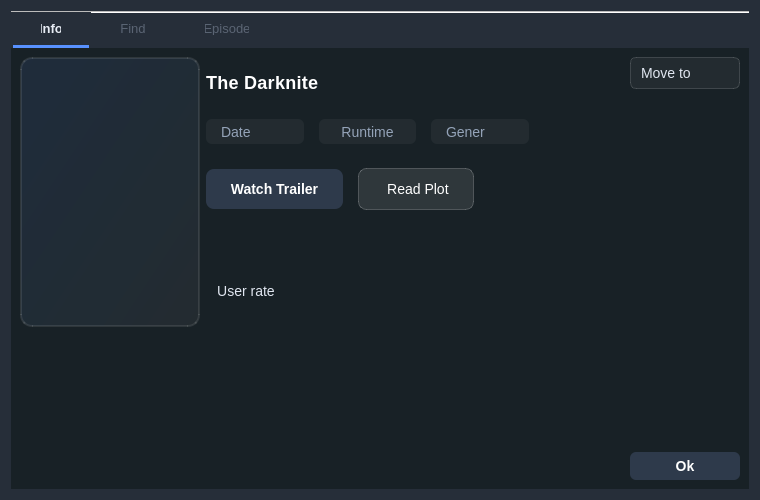
<?xml version="1.0" encoding="UTF-8"?>
<ui version="4.0">
 <class>show</class>
 <widget class="QWidget" name="show">
  <property name="geometry">
   <rect>
    <x>0</x>
    <y>0</y>
    <width>760</width>
    <height>500</height>
   </rect>
  </property>
  <property name="sizePolicy">
   <sizepolicy hsizetype="Maximum" vsizetype="Minimum">
    <horstretch>0</horstretch>
    <verstretch>0</verstretch>
   </sizepolicy>
  </property>
  <property name="minimumSize">
   <size>
    <width>674</width>
    <height>500</height>
   </size>
  </property>
  <property name="maximumSize">
   <size>
    <width>1000</width>
    <height>16777215</height>
   </size>
  </property>
  <property name="windowTitle">
   <string>Form</string>
  </property>
  <property name="styleSheet">
   <string notr="true">/* ===== SCROLL AREAS &amp; CONTAINERS ===== */
QScrollArea, QStackedWidget,
QWidget#scroll_content, 
QWidget#info_scrollarea,
QWidget#scroll_content_2, 
QWidget#info_scrollarea_2,
QListWidget#ep_list_widget {
    background-color: #182126;
    border: none;
}

QWidget#show {
    background-color: #262e39;
}

/* ===== BASE TEXT STYLES ===== */
QLabel, QLineEdit, QPushButton, QComboBox {
    color: #e0e6f0;
    font-size: 14px;
    background-color: transparent;
}

/* ===== INPUT FIELDS ===== */
QLineEdit {
    background-color: rgba(255, 255, 255, 0.05);
    padding: 6px;
    border: none;
    border-bottom: 1px solid rgba(255, 255, 255, 0.2);
    border-radius: 4px;
}

QLineEdit:hover {
    background-color: rgba(255, 255, 255, 0.1);
}

QLineEdit:focus {
    border-bottom: 2px solid #5891ff;
    background-color: rgba(255, 255, 255, 0.12);
    outline: none;
}

/* ===== BUTTONS ===== */
QPushButton {
    background-color: #2e3a4b;
    border: 1px solid rgba(255, 255, 255, 0.15);
    border-radius: 6px;
    padding: 6px 14px;
}

QPushButton:hover {
    background-color: #3c4d63;
    border: 1px solid #5891ff;
}

QPushButton:pressed {
    background-color: #1e2a3a;
    border: 1px solid #4f7de0;
}

QPushButton:disabled {
    color: rgba(255, 255, 255, 0.4);
    background-color: rgba(255, 255, 255, 0.05);
    border: 1px solid rgba(255, 255, 255, 0.1);
}

/* ===== COMBO BOXES ===== */
QComboBox {
    background-color: rgba(255, 255, 255, 0.05);
    border: 1px solid rgba(255, 255, 255, 0.15);
    border-radius: 6px;
    padding: 6px 10px;
}

QComboBox:hover {
    background-color: rgba(255, 255, 255, 0.1);
    border: 1px solid #5891ff;
}

QComboBox:focus {
    border: 1px solid #5891ff;
    background-color: rgba(255, 255, 255, 0.12);
    outline: none;
}

QComboBox::drop-down {
    border: none;
    width: 25px;
    background-color: transparent;
}

QComboBox::down-arrow {
    image: url(:/icons/Icons/sort_by.png);
    width: 20px;
    height: 20px;
}

QComboBox QAbstractItemView {
    background-color: #2e3a4b;
    color: #e0e6f0;
    border: 1px solid #5891ff;
    selection-background-color: #3c4d63;
    selection-color: #ffffff;
}

/* ===== TABS ===== */
QTabWidget::pane {
    border: none;
    background: transparent;
}

QTabBar {
    qproperty-drawBase: 0;
    alignment: center;
}

QTabBar::tab {
    background: transparent;
    color: #5a6473;
    padding: 10px 28px;
    margin: 0px 2px;
    font-size: 13px;
    font-family: &quot;Segoe UI&quot;;
    border-bottom: 3px solid transparent;
    border-radius: 0px;
}

QTabBar::tab:selected {
    color: #e8edf5;
    border-bottom: 3px solid #5891ff;
    font-weight: bold;
}

QTabBar::tab:hover:!selected {
    color: #b0bac8;
    background: rgba(255, 255, 255, 0.04);
}

/* ===== TITLE LABEL ===== */
QLabel#title_lable {
    font-size: 18px;
    font-weight: 700;
    color: #ffffff;
    letter-spacing: 0.3px;
}

/* ===== OK BUTTON ===== */
QPushButton#ok_button {
    background: qlineargradient(x1:0, y1:0, x2:1, y2:0,
        stop:0 #5891ff, stop:1 #7b3ff2);
    border: none;
    border-radius: 6px;
    padding: 6px 20px;
    color: white;
    font-weight: bold;
}

QPushButton#ok_button:hover {
    background: qlineargradient(x1:0, y1:0, x2:1, y2:0,
        stop:0 #4a7de0, stop:1 #6a35d9);
    border: none;
}

QPushButton#ok_button:pressed {
    background: qlineargradient(x1:0, y1:0, x2:1, y2:0,
        stop:0 #3a6dc0, stop:1 #5925b9);
    border: none;
}

/* ===== FIND BUTTONS ===== */
QPushButton#find_button_1,
QPushButton#find_button_2,
QPushButton#find_button_3,
QPushButton#find_button_4 {
    background-color: rgba(88, 145, 255, 0.07);
    border: 1px solid rgba(88, 145, 255, 0.22);
    border-radius: 8px;
    padding: 10px 16px;
    text-align: left;
    font-size: 13px;
    color: #c8d4e8;
}

QPushButton#find_button_1:hover,
QPushButton#find_button_2:hover,
QPushButton#find_button_3:hover,
QPushButton#find_button_4:hover {
    background-color: rgba(88, 145, 255, 0.17);
    border: 1px solid #5891ff;
    color: #ffffff;
}

QPushButton#find_button_1:pressed,
QPushButton#find_button_2:pressed,
QPushButton#find_button_3:pressed,
QPushButton#find_button_4:pressed {
    background-color: rgba(88, 145, 255, 0.28);
    border: 1px solid #4a7de0;
}

/* ===== EPISODE LIST ===== */
QListWidget#ep_list_widget {
    outline: none;
}

QListWidget#ep_list_widget::item {
    padding: 10px 14px;
    border-radius: 6px;
    color: #c8d4e8;
    border-bottom: 1px solid rgba(255, 255, 255, 0.04);
    min-height: 32px;
}

QListWidget#ep_list_widget::item:hover {
    background-color: rgba(88, 145, 255, 0.1);
    color: #e8edf5;
}

QListWidget#ep_list_widget::item:selected {
    background-color: rgba(88, 145, 255, 0.2);
    border-left: 3px solid #5891ff;
    color: #ffffff;
    padding-left: 11px;
}

/* ===== LABELS ===== */
QLabel#show_image_lable {
    border: none;
    border-radius: 6px;
    padding: 4px;
}

QDialog {
    background-color:#182126;
    color: white;
}

QDialog QLabel {
    color: white;
}


QScrollArea {
    border: none;
    background-color: transparent;
}

QScrollBar:vertical {
    border: none;
    background: transparent;
    width: 8px;
    margin: 0px;
}

QScrollBar::handle:vertical {
    background: rgba(255, 255, 255, 0.2);
    min-height: 30px;
    border-radius: 4px;
}

QScrollBar::handle:vertical:hover {
    background: rgba(255, 255, 255, 0.3);
}

QScrollBar::handle:vertical:pressed {
    background: rgba(255, 255, 255, 0.4);
}

QScrollBar::add-line:vertical,
QScrollBar::sub-line:vertical,
QScrollBar::add-page:vertical,
QScrollBar::sub-page:vertical {
    background: none;
    height: 0px;
}

/* Horizontal */
QScrollBar:horizontal {
    border: none;
    background: transparent;
    height: 8px;
    margin: 0px;
}

QScrollBar::handle:horizontal {
    background: rgba(255, 255, 255, 0.2);
    min-width: 30px;
    border-radius: 4px;
}

QScrollBar::handle:horizontal:hover {
    background: rgba(255, 255, 255, 0.3);
}

QScrollBar::handle:horizontal:pressed {
    background: rgba(255, 255, 255, 0.4);
}

QScrollBar::add-line:horizontal,
QScrollBar::sub-line:horizontal,
QScrollBar::add-page:horizontal,
QScrollBar::sub-page:horizontal {
    background: none;
    width: 0px;
}</string>
  </property>
  <layout class="QGridLayout" name="gridLayout">
   <item row="0" column="0">
    <widget class="QTabWidget" name="tabWidget">
     <property name="currentIndex">
      <number>0</number>
     </property>
     <property name="documentMode">
      <bool>true</bool>
     </property>
     <widget class="QWidget" name="tab">
      <attribute name="title">
       <string>Info</string>
      </attribute>
      <layout class="QGridLayout" name="gridLayout_3">
       <property name="leftMargin">
        <number>9</number>
       </property>
       <property name="topMargin">
        <number>9</number>
       </property>
       <property name="rightMargin">
        <number>9</number>
       </property>
       <property name="bottomMargin">
        <number>9</number>
       </property>
       <property name="horizontalSpacing">
        <number>6</number>
       </property>
       <item row="0" column="1">
        <widget class="QComboBox" name="status_combobox">
         <property name="sizePolicy">
          <sizepolicy hsizetype="Fixed" vsizetype="Fixed">
           <horstretch>0</horstretch>
           <verstretch>0</verstretch>
          </sizepolicy>
         </property>
         <property name="minimumSize">
          <size>
           <width>110</width>
           <height>0</height>
          </size>
         </property>
         <property name="maximumSize">
          <size>
           <width>100</width>
           <height>16777215</height>
          </size>
         </property>
         <property name="styleSheet">
          <string notr="true"/>
         </property>
         <property name="iconSize">
          <size>
           <width>16</width>
           <height>16</height>
          </size>
         </property>
         <property name="placeholderText">
          <string>Move to</string>
         </property>
         <property name="frame">
          <bool>false</bool>
         </property>
        </widget>
       </item>
       <item row="3" column="1">
        <widget class="QPushButton" name="ok_button">
         <property name="text">
          <string>Ok</string>
         </property>
        </widget>
       </item>
       <item row="0" column="0" rowspan="2">
        <layout class="QHBoxLayout" name="horizontalLayout_6">
         <item>
          <widget class="QLabel" name="cover_lable">
           <property name="minimumSize">
            <size>
             <width>180</width>
             <height>270</height>
            </size>
           </property>
           <property name="maximumSize">
            <size>
             <width>180</width>
             <height>270</height>
            </size>
           </property>
           <property name="styleSheet">
            <string notr="true">background: qlineargradient(x1:0, y1:0, x2:1, y2:1, stop:0 rgba(88, 145, 255, 0.1), stop:1 rgba(255, 255, 255, 0.05));
border: 2px solid rgba(255, 255, 255, 0.1);
border-radius: 12px;
font-size: 11px;
color: #666;</string>
           </property>
           <property name="text">
            <string/>
           </property>
          </widget>
         </item>
         <item>
          <layout class="QVBoxLayout" name="verticalLayout">
           <property name="spacing">
            <number>15</number>
           </property>
           <property name="topMargin">
            <number>4</number>
           </property>
           <item>
            <widget class="QLabel" name="title_lable">
             <property name="sizePolicy">
              <sizepolicy hsizetype="Preferred" vsizetype="Expanding">
               <horstretch>0</horstretch>
               <verstretch>0</verstretch>
              </sizepolicy>
             </property>
             <property name="maximumSize">
              <size>
               <width>296</width>
               <height>25</height>
              </size>
             </property>
             <property name="font">
              <font>
               <pointsize>-1</pointsize>
               <bold>true</bold>
              </font>
             </property>
             <property name="styleSheet">
              <string notr="true"/>
             </property>
             <property name="text">
              <string>The Darknite</string>
             </property>
             <property name="alignment">
              <set>Qt::AlignmentFlag::AlignLeading|Qt::AlignmentFlag::AlignLeft|Qt::AlignmentFlag::AlignVCenter</set>
             </property>
            </widget>
           </item>
           <item>
            <layout class="QHBoxLayout" name="horizontalLayout_3">
             <item>
              <widget class="QLabel" name="released_lable">
               <property name="sizePolicy">
                <sizepolicy hsizetype="Preferred" vsizetype="Minimum">
                 <horstretch>0</horstretch>
                 <verstretch>0</verstretch>
                </sizepolicy>
               </property>
               <property name="maximumSize">
                <size>
                 <width>1111111</width>
                 <height>25</height>
                </size>
               </property>
               <property name="styleSheet">
                <string notr="true">color: #94a3b8;
font-size: 14px;
background: rgba(255, 255, 255, 0.05);
padding: 6px 12px;
border-radius: 6px;</string>
               </property>
               <property name="text">
                <string>Date</string>
               </property>
               <property name="alignment">
                <set>Qt::AlignmentFlag::AlignLeading|Qt::AlignmentFlag::AlignLeft|Qt::AlignmentFlag::AlignVCenter</set>
               </property>
              </widget>
             </item>
             <item>
              <widget class="QLabel" name="runtime__lable">
               <property name="sizePolicy">
                <sizepolicy hsizetype="Preferred" vsizetype="Expanding">
                 <horstretch>0</horstretch>
                 <verstretch>0</verstretch>
                </sizepolicy>
               </property>
               <property name="maximumSize">
                <size>
                 <width>16777215</width>
                 <height>25</height>
                </size>
               </property>
               <property name="styleSheet">
                <string notr="true">color: #94a3b8;
font-size: 14px;
background: rgba(255, 255, 255, 0.05);
padding: 6px 12px;
border-radius: 6px;</string>
               </property>
               <property name="text">
                <string>Runtime</string>
               </property>
               <property name="alignment">
                <set>Qt::AlignmentFlag::AlignCenter</set>
               </property>
              </widget>
             </item>
             <item>
              <widget class="QLabel" name="gener_lable">
               <property name="sizePolicy">
                <sizepolicy hsizetype="Preferred" vsizetype="Expanding">
                 <horstretch>0</horstretch>
                 <verstretch>0</verstretch>
                </sizepolicy>
               </property>
               <property name="maximumSize">
                <size>
                 <width>16777215</width>
                 <height>25</height>
                </size>
               </property>
               <property name="styleSheet">
                <string notr="true">color: #94a3b8;
font-size: 14px;
background: rgba(255, 255, 255, 0.05);
padding: 6px 12px;
border-radius: 6px;</string>
               </property>
               <property name="text">
                <string>Gener</string>
               </property>
               <property name="alignment">
                <set>Qt::AlignmentFlag::AlignLeading|Qt::AlignmentFlag::AlignLeft|Qt::AlignmentFlag::AlignVCenter</set>
               </property>
              </widget>
             </item>
            </layout>
           </item>
           <item>
            <layout class="QHBoxLayout" name="horizontalLayout_4">
             <item>
              <widget class="QPushButton" name="trailer_Button">
               <property name="styleSheet">
                <string notr="true">QPushButton {
                background: qlineargradient(x1:0, y1:0, x2:1, y2:0,
                    stop:0 #5891ff, stop:1 #7b3ff2);
                border: none;
                border-radius: 8px;
                padding: 12px 24px;
                color: white;
                font-size: 14px;
                font-weight: bold;
            }
            QPushButton:hover {
                background: qlineargradient(x1:0, y1:0, x2:1, y2:0,
                    stop:0 #4a7de0, stop:1 #6a35d9);
            }</string>
               </property>
               <property name="text">
                <string>Watch Trailer</string>
               </property>
               <property name="icon">
                <iconset resource="../resources.qrc">
                 <normaloff>:/icons/Icons/file.png</normaloff>:/icons/Icons/file.png</iconset>
               </property>
              </widget>
             </item>
             <item>
              <widget class="QPushButton" name="description_Button">
               <property name="styleSheet">
                <string notr="true">QPushButton {
                background: rgba(255, 255, 255, 0.1);
                border: 1px solid rgba(255, 255, 255, 0.2);
                border-radius: 8px;
                padding: 12px 24px;
                color: white;
                font-size: 14px;
            }
            QPushButton:hover {
                background: rgba(255, 255, 255, 0.15);
            }</string>
               </property>
               <property name="text">
                <string> Read Plot</string>
               </property>
               <property name="icon">
                <iconset resource="../resources.qrc">
                 <normaloff>:/icons/Icons/file.png</normaloff>:/icons/Icons/file.png</iconset>
               </property>
              </widget>
             </item>
             <item>
              <widget class="QPushButton" name="favorite_button">
               <property name="maximumSize">
                <size>
                 <width>40</width>
                 <height>40</height>
                </size>
               </property>
               <property name="autoFillBackground">
                <bool>false</bool>
               </property>
               <property name="styleSheet">
                <string notr="true">QPushButton {
    border: none;
    background: transparent;
}
QPushButton:hover {
    background: rgba(255, 0, 0, 0.1);
    border-radius: 5px;
}</string>
               </property>
               <property name="text">
                <string/>
               </property>
               <property name="icon">
                <iconset resource="../resources.qrc">
                 <normaloff>:/icons/Icons/white_heart.png</normaloff>
                 <normalon>:/icons/Icons/blue_heart.png</normalon>:/icons/Icons/white_heart.png</iconset>
               </property>
               <property name="iconSize">
                <size>
                 <width>32</width>
                 <height>32</height>
                </size>
               </property>
               <property name="checkable">
                <bool>true</bool>
               </property>
               <property name="flat">
                <bool>true</bool>
               </property>
              </widget>
             </item>
            </layout>
           </item>
           <item>
            <widget class="QWidget" name="user_rating_widget" native="true">
             <property name="maximumSize">
              <size>
               <width>80</width>
               <height>80</height>
              </size>
             </property>
             <property name="styleSheet">
              <string notr="true">QWidget {

        border: 1px;
        border-radius: 8px;
    }
    QWidget:hover {
        background-color: #2d2d2d;
        border: 1px solid #4a4a4a;
    }
    QLabel {
        border: none;
        background-color: transparent;
    }</string>
             </property>
             <layout class="QVBoxLayout" name="verticalLayout_8">
              <property name="spacing">
               <number>4</number>
              </property>
              <item>
               <widget class="QLabel" name="user_rating_icon_lable">
                <property name="styleSheet">
                 <string notr="true">border:none</string>
                </property>
                <property name="text">
                 <string/>
                </property>
                <property name="pixmap">
                 <pixmap resource="../resources.qrc">:/icons/Icons/star.png</pixmap>
                </property>
                <property name="alignment">
                 <set>Qt::AlignmentFlag::AlignCenter</set>
                </property>
               </widget>
              </item>
              <item>
               <widget class="QLabel" name="user_rating">
                <property name="styleSheet">
                 <string notr="true">border:none</string>
                </property>
                <property name="text">
                 <string>User rate</string>
                </property>
                <property name="alignment">
                 <set>Qt::AlignmentFlag::AlignCenter</set>
                </property>
               </widget>
              </item>
             </layout>
            </widget>
           </item>
          </layout>
         </item>
         <item>
          <spacer name="horizontalSpacer_3">
           <property name="orientation">
            <enum>Qt::Orientation::Horizontal</enum>
           </property>
           <property name="sizeHint" stdset="0">
            <size>
             <width>40</width>
             <height>20</height>
            </size>
           </property>
          </spacer>
         </item>
        </layout>
       </item>
       <item row="2" column="1">
        <spacer name="verticalSpacer_3">
         <property name="orientation">
          <enum>Qt::Orientation::Vertical</enum>
         </property>
         <property name="sizeType">
          <enum>QSizePolicy::Policy::Expanding</enum>
         </property>
         <property name="sizeHint" stdset="0">
          <size>
           <width>20</width>
           <height>40</height>
          </size>
         </property>
        </spacer>
       </item>
       <item row="1" column="1">
        <layout class="QHBoxLayout" name="horizontalLayout_2"/>
       </item>
      </layout>
     </widget>
     <widget class="QWidget" name="tab_3">
      <attribute name="title">
       <string>Find</string>
      </attribute>
      <layout class="QGridLayout" name="gridLayout_2">
       <item row="0" column="0">
        <layout class="QVBoxLayout" name="verticalLayout_4">
         <item>
          <widget class="QLabel" name="label">
           <property name="font">
            <font>
             <family>Nirmala UI</family>
             <pointsize>-1</pointsize>
             <bold>true</bold>
            </font>
           </property>
           <property name="text">
            <string>Find In:-</string>
           </property>
          </widget>
         </item>
         <item>
          <layout class="QVBoxLayout" name="verticalLayout_3">
           <item>
            <widget class="QPushButton" name="find_button_1">
             <property name="text">
              <string>PushButton</string>
             </property>
            </widget>
           </item>
           <item>
            <widget class="QPushButton" name="find_button_2">
             <property name="text">
              <string>PushButton</string>
             </property>
            </widget>
           </item>
           <item>
            <widget class="QPushButton" name="find_button_3">
             <property name="text">
              <string>PushButton</string>
             </property>
            </widget>
           </item>
           <item>
            <widget class="QPushButton" name="find_button_4">
             <property name="text">
              <string>PushButton</string>
             </property>
            </widget>
           </item>
           <item>
            <spacer name="verticalSpacer_2">
             <property name="orientation">
              <enum>Qt::Orientation::Vertical</enum>
             </property>
             <property name="sizeHint" stdset="0">
              <size>
               <width>20</width>
               <height>40</height>
              </size>
             </property>
            </spacer>
           </item>
          </layout>
         </item>
        </layout>
       </item>
      </layout>
     </widget>
     <widget class="QWidget" name="tab_2">
      <attribute name="title">
       <string>Episode</string>
      </attribute>
      <layout class="QGridLayout" name="gridLayout_12">
       <property name="leftMargin">
        <number>0</number>
       </property>
       <property name="topMargin">
        <number>0</number>
       </property>
       <property name="rightMargin">
        <number>0</number>
       </property>
       <property name="bottomMargin">
        <number>0</number>
       </property>
       <property name="spacing">
        <number>0</number>
       </property>
       <item row="1" column="0">
        <widget class="QListWidget" name="ep_list_widget">
         <property name="alternatingRowColors">
          <bool>false</bool>
         </property>
         <property name="spacing">
          <number>3</number>
         </property>
        </widget>
       </item>
      </layout>
     </widget>
    </widget>
   </item>
  </layout>
 </widget>
 <resources>
  <include location="../resources.qrc"/>
  <include location="C:/Users/bg/.designer/resources.qrc"/>
 </resources>
 <connections>
  <connection>
   <sender>ok_button</sender>
   <signal>clicked()</signal>
   <receiver>show</receiver>
   <slot>close()</slot>
   <hints>
    <hint type="sourcelabel">
     <x>866</x>
     <y>681</y>
    </hint>
    <hint type="destinationlabel">
     <x>822</x>
     <y>-52</y>
    </hint>
   </hints>
  </connection>
 </connections>
</ui>
